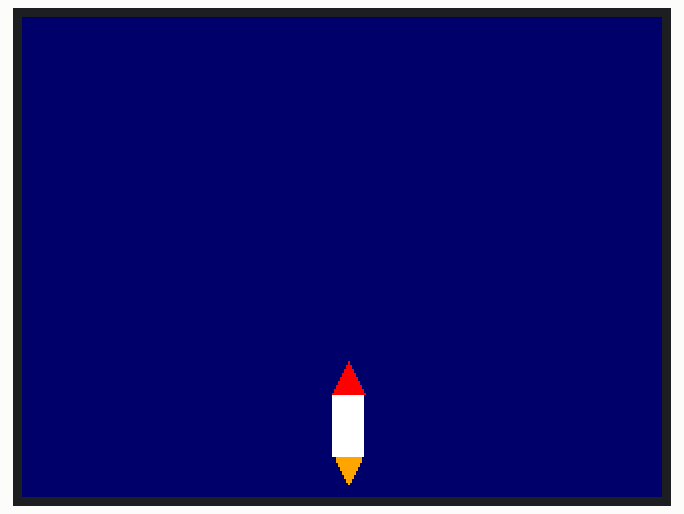
This sketch was run on a simulated Arduino Mega 2560, built with avr-gcc and run on an emulated ATmega2560. Parts: 320×240 colour display. Random numbers use the default seed unless the sketch sets one; what the sketch prints to the serial monitor is not drawn.

Above: at 0.4 s.
At 9.79 s:
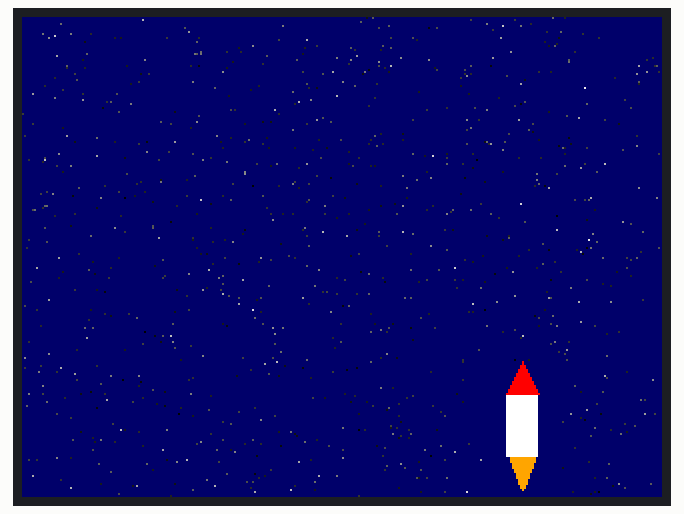
At 15.01 s:
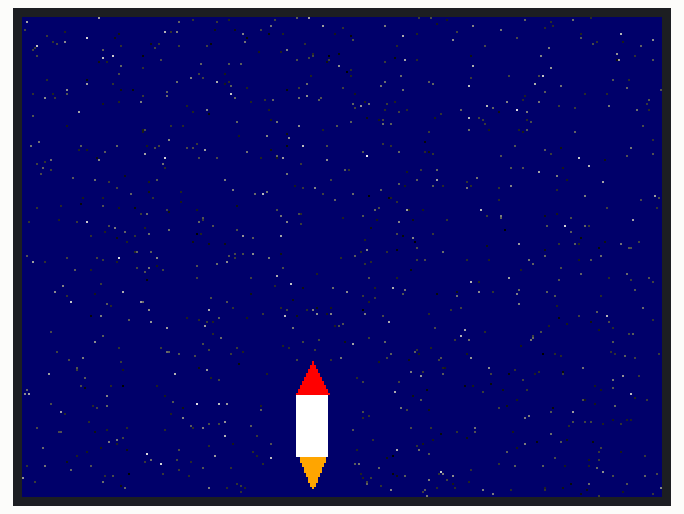
At 19.78 s:
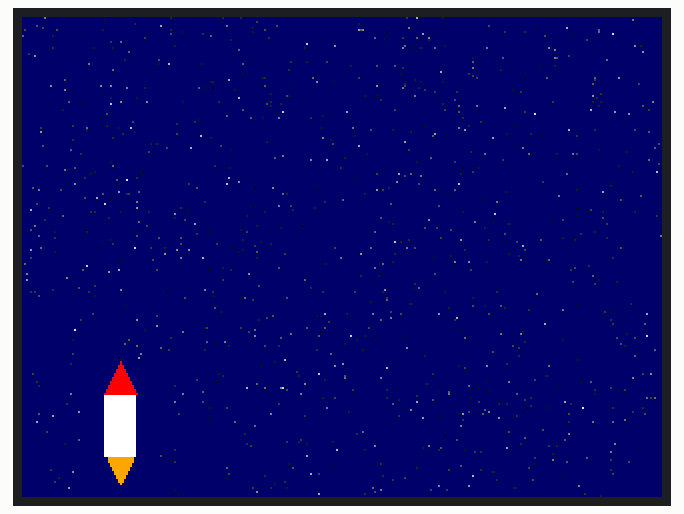
At 26.34 s:
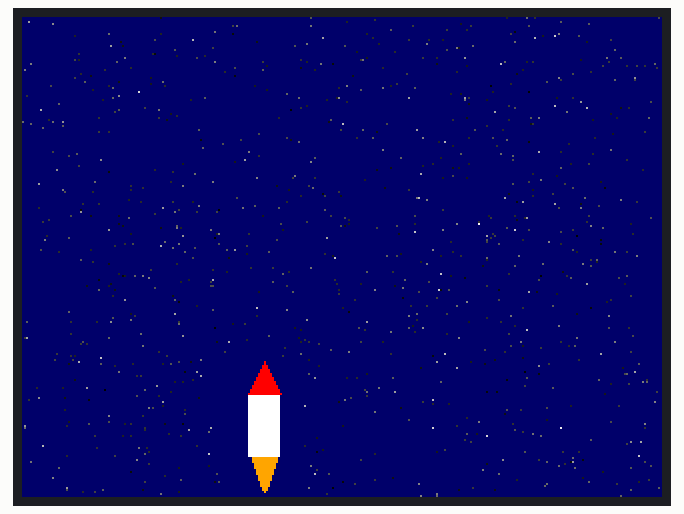
At 39.44 s:
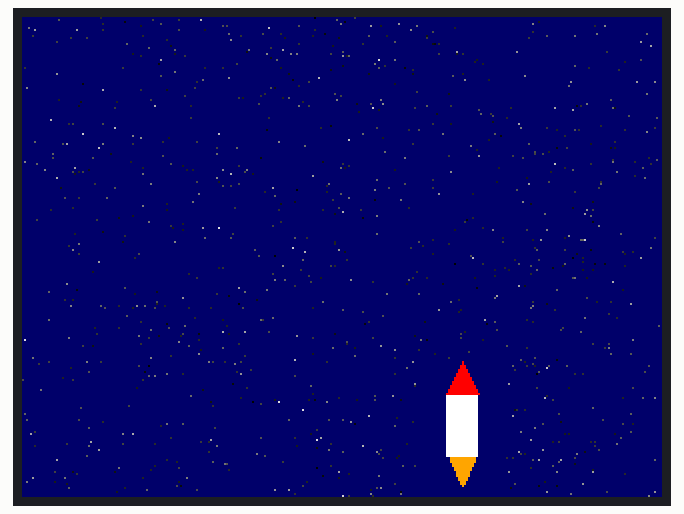

Measured:
- what the display in image 1 shows lasts 0.4 s, from 9.6 s to 10.0 s

The sketch:

ST7789_Rocket_Asteroid_Alien_V1_2.ino
```cpp
#include <Adafruit_GFX.h>    // Core graphics library
#include <Adafruit_ST7735.h> // Hardware-specific library for ST7735
#include <Adafruit_ST7789.h> // Hardware-specific library for ST7789
#include <SPI.h>

#define TFT_CS      14
#define TFT_RST     17
#define TFT_DC      15
#define TFT_MOSI    23
#define TFT_SCLK    18
#define TFT_BLACK   13

// Use hardware SPI
Adafruit_ST7789 tft = Adafruit_ST7789(TFT_CS, TFT_DC, TFT_RST);

// With 1024 stars the update rate is ~65 frames per second
#define NSTARS 1024
uint8_t sx[NSTARS] = {};
uint8_t sy[NSTARS] = {};
uint8_t sz[NSTARS] = {};

uint8_t za, zb, zc, zx;

// Rocket position
int rocketX = 160; // Initial horizontal position (centered)
int rocketY = 220; // Fixed vertical position (near bottom)
int rocketDirection = 1; // 1 = moving right, -1 = moving left
int rocketSpeed = 3; // Speed of horizontal movement

// Flame animation variables
bool flameGrow = true;
int flameHeight = 12; // Initial flame height (bigger flames)

// Asteroid variables
bool asteroidActive = false;
int asteroidX = 0;
int asteroidY = 0;
int asteroidSpeed = 5;
int asteroidSize = 6;
uint16_t asteroidColor = 0;

// UFO variables
bool ufoActive = false;
int ufoX = 0;
int ufoY = 40; // Fixed vertical position
int ufoSpeed = 8;
int ufoSpawnCounter = 0; // Counter for rare spawning

// Fast 0-255 random number generator
uint8_t __attribute__((always_inline)) rng() {
  zx++;
  za = (za ^ zc ^ zx);
  zb = (zb + za);
  zc = ((zc + (zb >> 1)) ^ za);
  return zc;
}

// Function to draw the rocket
void drawRocket() {
  int bodyWidth = 16; // Larger body width
  int bodyHeight = 32; // Larger body height

  // Erase previous rocket and flames
  tft.fillRect(rocketX - 20, rocketY - 48, 40, 70, TFT_BLACK); // Adjusted to include flame area

  // Rocket Body
  tft.fillRect(rocketX - bodyWidth / 2, rocketY - bodyHeight, bodyWidth, bodyHeight, tft.color565(255, 255, 255));

  // Rocket Nose
  tft.fillTriangle(rocketX - bodyWidth / 2, rocketY - bodyHeight,
                   rocketX + bodyWidth / 2, rocketY - bodyHeight,
                   rocketX, rocketY - bodyHeight - 16, tft.color565(255, 0, 0)); // Larger nose

  // Flames
  tft.fillTriangle(rocketX - 6, rocketY,
                   rocketX + 6, rocketY,
                   rocketX, rocketY + flameHeight, tft.color565(255, 165, 0)); // Larger flame
}

// Function to update the asteroid
void updateAsteroid() {
  if (!asteroidActive) {
    // Randomly spawn an asteroid
    if (rng() < 10) { // Adjust spawn chance
      asteroidActive = true;
      asteroidX = random(320);
      asteroidY = 0;
      asteroidSize = random(3, 9); // Varying size
      int grayShade = random(100, 200); // Random gray shade
      asteroidColor = tft.color565(grayShade, grayShade, grayShade); // Set gray color
    }
  } else {
    // Erase the old asteroid
    tft.fillCircle(asteroidX, asteroidY, asteroidSize, TFT_BLACK);

    // Move asteroid down
    asteroidY += asteroidSpeed;

    // Check if it goes off screen
    if (asteroidY > 240) {
      asteroidActive = false; // Reset asteroid
    } else {
      // Draw the updated asteroid
      tft.fillCircle(asteroidX, asteroidY, asteroidSize, asteroidColor);
    }
  }
}

// Function to draw a UFO with silver body and transparent dome
void drawUFO() {
  // Silver body
  tft.fillRect(ufoX - 10, ufoY, 20, 6, tft.color565(192, 192, 192)); // Silver rectangle

  // Stick figure inside dome
  tft.drawLine(ufoX, ufoY - 5, ufoX, ufoY - 2, tft.color565(0, 255, 0)); // Body
  tft.drawLine(ufoX, ufoY - 3, ufoX - 2, ufoY, tft.color565(0, 255, 0)); // Left leg
  tft.drawLine(ufoX, ufoY - 3, ufoX + 2, ufoY, tft.color565(0, 255, 0)); // Right leg
  tft.drawLine(ufoX, ufoY - 5, ufoX - 2, ufoY - 6, tft.color565(0, 255, 0)); // Left arm
  tft.drawLine(ufoX, ufoY - 5, ufoX + 2, ufoY - 6, tft.color565(0, 255, 0)); // Right arm
  tft.fillCircle(ufoX, ufoY - 7, 2, tft.color565(0, 255, 0)); // Head

  // Transparent dome
  tft.drawCircle(ufoX, ufoY - 3, 10, tft.color565(150, 150, 255)); // Light blue outline
}

// Function to update the UFO
void updateUFO() {
  if (!ufoActive) {
    // Rarely spawn a UFO
    if (ufoSpawnCounter++ > 500 && rng() < 5) { // Adjust spawn chance
      ufoActive = true;
      ufoX = 0; // Start from the left
      ufoSpawnCounter = 0;
    }
  } else {
    // Erase the old UFO
    tft.fillRect(ufoX - 18, ufoY - 18, 36, 36, TFT_BLACK);

    // Move UFO to the right
    ufoX += ufoSpeed;

    // Check if it goes off screen
    if (ufoX > 320) {
      ufoActive = false; // Reset UFO
    } else {
      // Draw the updated UFO
      drawUFO();
    }
  }
}

void setup() {
  za = random(256);
  zb = random(256);
  zc = random(256);
  zx = random(256);

  Serial.begin(115200);
  tft.init(240, 320, SPI_MODE3);
  tft.setRotation(1);
  tft.fillScreen(TFT_BLACK);
}

void loop() {
  unsigned long t0 = micros();
  uint8_t spawnDepthVariation = 255;

  // Update stars
  for (int i = 0; i < NSTARS; ++i) {
    if (sz[i] <= 1) {
      sx[i] = 160 - 120 + rng();
      sy[i] = rng();
      sz[i] = spawnDepthVariation--;
    } else {
      int old_screen_x = ((int)sx[i] - 160) * 256 / sz[i] + 160;
      int old_screen_y = ((int)sy[i] - 120) * 256 / sz[i] + 120;

      // Erase old star
      tft.drawPixel(old_screen_x, old_screen_y, TFT_BLACK);

      sz[i] -= 2;
      if (sz[i] > 1) {
        int screen_x = ((int)sx[i] - 160) * 256 / sz[i] + 160;
        int screen_y = ((int)sy[i] - 120) * 256 / sz[i] + 120;

        if (screen_x >= 0 && screen_y >= 0 && screen_x < 320 && screen_y < 240) {
          uint8_t r, g, b;
          r = g = b = 255 - sz[i];
          tft.drawPixel(screen_x, screen_y, tft.color565(r, g, b));
        } else
          sz[i] = 0; // Out of screen, reset.
      }
    }
  }

  // Update rocket position
  rocketX += rocketDirection * rocketSpeed;

  // Change direction at edges
  if (rocketX < 20 || rocketX > 300) {
    rocketDirection *= -1; // Reverse direction
  }

  // Update flame animation
  if (flameGrow) {
    flameHeight++;
    if (flameHeight >= 18) flameGrow = false; // Bigger flame range
  } else {
    flameHeight--;
    if (flameHeight <= 12) flameGrow = true; // Reset flame range
  }

  // Update and draw elements
  drawRocket();
  updateAsteroid();
  updateUFO();

  unsigned long t1 = micros();
  Serial.println(1.0 / ((t1 - t0) / 1000000.0)); // Calculate and print frames per second

  delay(30); // Slight delay to control animation speed
}
```
